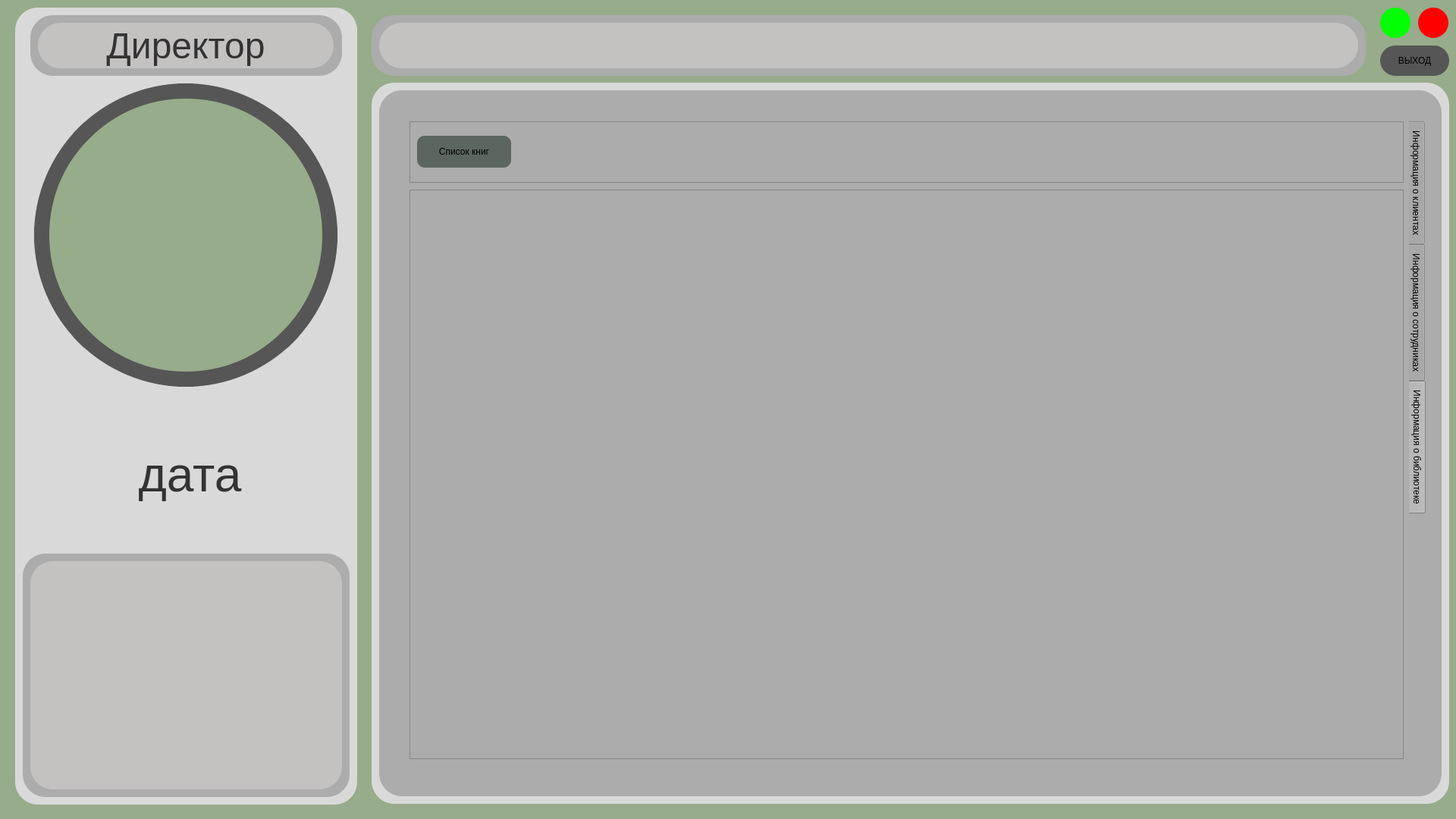
<?xml version="1.0" encoding="UTF-8"?>
<ui version="4.0">
 <class>DirectorMainWindow</class>
 <widget class="QWidget" name="DirectorMainWindow">
  <property name="geometry">
   <rect>
    <x>0</x>
    <y>0</y>
    <width>1920</width>
    <height>1080</height>
   </rect>
  </property>
  <property name="windowTitle">
   <string>Form</string>
  </property>
  <property name="styleSheet">
   <string notr="true">background-color: rgb(151, 172, 138);</string>
  </property>
  <widget class="QToolButton" name="toolButton">
   <property name="geometry">
    <rect>
     <x>1870</x>
     <y>10</y>
     <width>40</width>
     <height>40</height>
    </rect>
   </property>
   <property name="styleSheet">
    <string notr="true">background-color: rgb(255, 0, 0);
border-radius: 20px;</string>
   </property>
   <property name="text">
    <string/>
   </property>
  </widget>
  <widget class="QToolButton" name="toolButton_2">
   <property name="geometry">
    <rect>
     <x>1820</x>
     <y>10</y>
     <width>40</width>
     <height>40</height>
    </rect>
   </property>
   <property name="styleSheet">
    <string notr="true">background-color: rgb(0, 255, 0);
border-radius: 20px;</string>
   </property>
   <property name="text">
    <string/>
   </property>
  </widget>
  <widget class="QLabel" name="label">
   <property name="geometry">
    <rect>
     <x>45</x>
     <y>110</y>
     <width>400</width>
     <height>400</height>
    </rect>
   </property>
   <property name="font">
    <font>
     <pointsize>200</pointsize>
    </font>
   </property>
   <property name="styleSheet">
    <string notr="true">border-radius: 200px;</string>
   </property>
   <property name="text">
    <string/>
   </property>
   <property name="alignment">
    <set>Qt::AlignCenter</set>
   </property>
  </widget>
  <widget class="QLabel" name="label_2">
   <property name="geometry">
    <rect>
     <x>20</x>
     <y>10</y>
     <width>451</width>
     <height>1051</height>
    </rect>
   </property>
   <property name="styleSheet">
    <string notr="true">background-color: rgb(217, 217, 217);
border-radius: 30px;</string>
   </property>
   <property name="text">
    <string/>
   </property>
  </widget>
  <widget class="QLabel" name="label_3">
   <property name="geometry">
    <rect>
     <x>40</x>
     <y>20</y>
     <width>411</width>
     <height>80</height>
    </rect>
   </property>
   <property name="styleSheet">
    <string notr="true">background: #ACACAC;
border-radius: 30px;</string>
   </property>
   <property name="text">
    <string/>
   </property>
  </widget>
  <widget class="QLabel" name="label_4">
   <property name="geometry">
    <rect>
     <x>50</x>
     <y>30</y>
     <width>390</width>
     <height>60</height>
    </rect>
   </property>
   <property name="font">
    <font>
     <pointsize>36</pointsize>
    </font>
   </property>
   <property name="styleSheet">
    <string notr="true">background: #C4C1C1;
border-radius: 30px;
color: rgb(51,51,51);</string>
   </property>
   <property name="text">
    <string>Директор</string>
   </property>
   <property name="alignment">
    <set>Qt::AlignCenter</set>
   </property>
  </widget>
  <widget class="QLabel" name="label_5">
   <property name="geometry">
    <rect>
     <x>45</x>
     <y>110</y>
     <width>400</width>
     <height>400</height>
    </rect>
   </property>
   <property name="styleSheet">
    <string notr="true">border-radius: 200px;
background-color: transparent;
border: 20px solid rgb(86,86,86);</string>
   </property>
   <property name="text">
    <string/>
   </property>
  </widget>
  <widget class="QLabel" name="label_7">
   <property name="geometry">
    <rect>
     <x>30</x>
     <y>730</y>
     <width>431</width>
     <height>321</height>
    </rect>
   </property>
   <property name="styleSheet">
    <string notr="true">background: #ACACAC;
border-radius: 30px;</string>
   </property>
   <property name="text">
    <string/>
   </property>
  </widget>
  <widget class="QLabel" name="label_8">
   <property name="geometry">
    <rect>
     <x>40</x>
     <y>740</y>
     <width>411</width>
     <height>301</height>
    </rect>
   </property>
   <property name="styleSheet">
    <string notr="true">background: #C4C1C1;
border-radius: 30px;</string>
   </property>
   <property name="text">
    <string/>
   </property>
  </widget>
  <widget class="QTabWidget" name="tabWidget">
   <property name="geometry">
    <rect>
     <x>540</x>
     <y>160</y>
     <width>1341</width>
     <height>881</height>
    </rect>
   </property>
   <property name="styleSheet">
    <string notr="true">background-color: rgb(172, 172, 172);
selection-color: rgb(172, 172, 172);
gridline-color: rgb(172, 172, 172);
border-color: rgb(172, 172, 172);
border-bottom-color: rgb(172, 172, 172);
border-right-color: rgb(172, 172, 172);
</string>
   </property>
   <property name="tabPosition">
    <enum>QTabWidget::East</enum>
   </property>
   <property name="tabShape">
    <enum>QTabWidget::Rounded</enum>
   </property>
   <property name="currentIndex">
    <number>2</number>
   </property>
   <widget class="QWidget" name="tab">
    <property name="styleSheet">
     <string notr="true"/>
    </property>
    <attribute name="title">
     <string>Информация о клиентах</string>
    </attribute>
    <widget class="QFrame" name="frame">
     <property name="geometry">
      <rect>
       <x>0</x>
       <y>0</y>
       <width>1311</width>
       <height>81</height>
      </rect>
     </property>
     <property name="frameShape">
      <enum>QFrame::StyledPanel</enum>
     </property>
     <property name="frameShadow">
      <enum>QFrame::Raised</enum>
     </property>
     <widget class="QWidget" name="horizontalLayoutWidget">
      <property name="geometry">
       <rect>
        <x>10</x>
        <y>10</y>
        <width>1291</width>
        <height>61</height>
       </rect>
      </property>
      <layout class="QHBoxLayout" name="horizontalLayout">
       <item>
        <widget class="QPushButton" name="pushButton">
         <property name="styleSheet">
          <string notr="true">background-color: rgb(91, 102, 96);
border-radius: 10px;</string>
         </property>
         <property name="text">
          <string>
Список клиентов
</string>
         </property>
        </widget>
       </item>
       <item>
        <widget class="QLabel" name="label_20">
         <property name="text">
          <string/>
         </property>
        </widget>
       </item>
       <item>
        <widget class="QLabel" name="label_24">
         <property name="text">
          <string/>
         </property>
        </widget>
       </item>
       <item>
        <widget class="QLabel" name="label_23">
         <property name="text">
          <string/>
         </property>
        </widget>
       </item>
       <item>
        <widget class="QLabel" name="label_22">
         <property name="text">
          <string/>
         </property>
        </widget>
       </item>
       <item>
        <widget class="QLabel" name="label_21">
         <property name="text">
          <string/>
         </property>
        </widget>
       </item>
       <item>
        <widget class="QLabel" name="label_19">
         <property name="text">
          <string/>
         </property>
        </widget>
       </item>
       <item>
        <widget class="QLabel" name="label_18">
         <property name="text">
          <string/>
         </property>
        </widget>
       </item>
       <item>
        <widget class="QLabel" name="label_17">
         <property name="text">
          <string/>
         </property>
        </widget>
       </item>
       <item>
        <widget class="QLabel" name="label_16">
         <property name="text">
          <string/>
         </property>
        </widget>
       </item>
      </layout>
     </widget>
    </widget>
    <widget class="QFrame" name="frame_2">
     <property name="geometry">
      <rect>
       <x>0</x>
       <y>90</y>
       <width>1311</width>
       <height>751</height>
      </rect>
     </property>
     <property name="frameShape">
      <enum>QFrame::StyledPanel</enum>
     </property>
     <property name="frameShadow">
      <enum>QFrame::Raised</enum>
     </property>
     <widget class="QTableWidget" name="tableWidget_2">
      <property name="geometry">
       <rect>
        <x>10</x>
        <y>10</y>
        <width>1291</width>
        <height>731</height>
       </rect>
      </property>
      <property name="frameShape">
       <enum>QFrame::NoFrame</enum>
      </property>
      <property name="cornerButtonEnabled">
       <bool>false</bool>
      </property>
     </widget>
    </widget>
   </widget>
   <widget class="QWidget" name="tab_2">
    <attribute name="title">
     <string>Информация о сотрудниках</string>
    </attribute>
    <widget class="QFrame" name="frame_3">
     <property name="geometry">
      <rect>
       <x>0</x>
       <y>0</y>
       <width>1311</width>
       <height>81</height>
      </rect>
     </property>
     <property name="frameShape">
      <enum>QFrame::StyledPanel</enum>
     </property>
     <property name="frameShadow">
      <enum>QFrame::Raised</enum>
     </property>
     <widget class="QWidget" name="horizontalLayoutWidget_2">
      <property name="geometry">
       <rect>
        <x>10</x>
        <y>10</y>
        <width>1291</width>
        <height>61</height>
       </rect>
      </property>
      <layout class="QHBoxLayout" name="horizontalLayout_2">
       <item>
        <widget class="QPushButton" name="pushButton_2">
         <property name="styleSheet">
          <string notr="true">background-color: rgb(91, 102, 96);
border-radius: 10px;</string>
         </property>
         <property name="text">
          <string>
Список работников
</string>
         </property>
        </widget>
       </item>
       <item>
        <widget class="QLabel" name="label_25">
         <property name="text">
          <string/>
         </property>
        </widget>
       </item>
       <item>
        <widget class="QLabel" name="label_26">
         <property name="text">
          <string/>
         </property>
        </widget>
       </item>
       <item>
        <widget class="QLabel" name="label_27">
         <property name="text">
          <string/>
         </property>
        </widget>
       </item>
       <item>
        <widget class="QLabel" name="label_28">
         <property name="text">
          <string/>
         </property>
        </widget>
       </item>
       <item>
        <widget class="QLabel" name="label_29">
         <property name="text">
          <string/>
         </property>
        </widget>
       </item>
       <item>
        <widget class="QLabel" name="label_30">
         <property name="text">
          <string/>
         </property>
        </widget>
       </item>
       <item>
        <widget class="QLabel" name="label_31">
         <property name="text">
          <string/>
         </property>
        </widget>
       </item>
       <item>
        <widget class="QLabel" name="label_32">
         <property name="text">
          <string/>
         </property>
        </widget>
       </item>
       <item>
        <widget class="QLabel" name="label_33">
         <property name="text">
          <string/>
         </property>
        </widget>
       </item>
      </layout>
     </widget>
    </widget>
    <widget class="QFrame" name="frame_4">
     <property name="geometry">
      <rect>
       <x>0</x>
       <y>90</y>
       <width>1311</width>
       <height>741</height>
      </rect>
     </property>
     <property name="frameShape">
      <enum>QFrame::StyledPanel</enum>
     </property>
     <property name="frameShadow">
      <enum>QFrame::Raised</enum>
     </property>
     <widget class="QTableWidget" name="tableWidget_3">
      <property name="geometry">
       <rect>
        <x>10</x>
        <y>10</y>
        <width>1291</width>
        <height>721</height>
       </rect>
      </property>
      <property name="frameShape">
       <enum>QFrame::NoFrame</enum>
      </property>
     </widget>
    </widget>
   </widget>
   <widget class="QWidget" name="tab_3">
    <attribute name="title">
     <string>Информация о библиотеке</string>
    </attribute>
    <widget class="QFrame" name="frame_5">
     <property name="geometry">
      <rect>
       <x>0</x>
       <y>0</y>
       <width>1311</width>
       <height>81</height>
      </rect>
     </property>
     <property name="frameShape">
      <enum>QFrame::StyledPanel</enum>
     </property>
     <property name="frameShadow">
      <enum>QFrame::Raised</enum>
     </property>
     <widget class="QWidget" name="horizontalLayoutWidget_3">
      <property name="geometry">
       <rect>
        <x>10</x>
        <y>10</y>
        <width>1291</width>
        <height>61</height>
       </rect>
      </property>
      <layout class="QHBoxLayout" name="horizontalLayout_3">
       <item>
        <widget class="QPushButton" name="pushButton_3">
         <property name="styleSheet">
          <string notr="true">background-color: rgb(91, 102, 96);
border-radius: 10px;</string>
         </property>
         <property name="text">
          <string>
Список книг
</string>
         </property>
        </widget>
       </item>
       <item>
        <widget class="QLabel" name="label_34">
         <property name="text">
          <string/>
         </property>
        </widget>
       </item>
       <item>
        <widget class="QLabel" name="label_35">
         <property name="text">
          <string/>
         </property>
        </widget>
       </item>
       <item>
        <widget class="QLabel" name="label_36">
         <property name="text">
          <string/>
         </property>
        </widget>
       </item>
       <item>
        <widget class="QLabel" name="label_37">
         <property name="text">
          <string/>
         </property>
        </widget>
       </item>
       <item>
        <widget class="QLabel" name="label_38">
         <property name="text">
          <string/>
         </property>
        </widget>
       </item>
       <item>
        <widget class="QLabel" name="label_39">
         <property name="text">
          <string/>
         </property>
        </widget>
       </item>
       <item>
        <widget class="QLabel" name="label_40">
         <property name="text">
          <string/>
         </property>
        </widget>
       </item>
       <item>
        <widget class="QLabel" name="label_41">
         <property name="text">
          <string/>
         </property>
        </widget>
       </item>
       <item>
        <widget class="QLabel" name="label_42">
         <property name="text">
          <string/>
         </property>
        </widget>
       </item>
      </layout>
     </widget>
    </widget>
    <widget class="QFrame" name="frame_6">
     <property name="geometry">
      <rect>
       <x>0</x>
       <y>90</y>
       <width>1311</width>
       <height>751</height>
      </rect>
     </property>
     <property name="frameShape">
      <enum>QFrame::StyledPanel</enum>
     </property>
     <property name="frameShadow">
      <enum>QFrame::Raised</enum>
     </property>
     <widget class="QTableWidget" name="tableWidget">
      <property name="geometry">
       <rect>
        <x>10</x>
        <y>10</y>
        <width>1291</width>
        <height>731</height>
       </rect>
      </property>
      <property name="frameShape">
       <enum>QFrame::NoFrame</enum>
      </property>
      <attribute name="horizontalHeaderMinimumSectionSize">
       <number>0</number>
      </attribute>
     </widget>
    </widget>
   </widget>
  </widget>
  <widget class="QLabel" name="label_6">
   <property name="geometry">
    <rect>
     <x>490</x>
     <y>109</y>
     <width>1421</width>
     <height>951</height>
    </rect>
   </property>
   <property name="styleSheet">
    <string notr="true">background-color: rgb(217, 217, 217);
border-radius: 30px;</string>
   </property>
   <property name="text">
    <string/>
   </property>
  </widget>
  <widget class="QLabel" name="label_9">
   <property name="geometry">
    <rect>
     <x>500</x>
     <y>119</y>
     <width>1401</width>
     <height>931</height>
    </rect>
   </property>
   <property name="styleSheet">
    <string notr="true">background-color: rgb(172, 172, 172);
border-radius: 30px;</string>
   </property>
   <property name="text">
    <string/>
   </property>
  </widget>
  <widget class="QLabel" name="label_10">
   <property name="geometry">
    <rect>
     <x>1855</x>
     <y>160</y>
     <width>3</width>
     <height>881</height>
    </rect>
   </property>
   <property name="styleSheet">
    <string notr="true">background-color: rgb(172, 172, 172);</string>
   </property>
   <property name="text">
    <string/>
   </property>
  </widget>
  <widget class="QLabel" name="label_11">
   <property name="geometry">
    <rect>
     <x>530</x>
     <y>1005</y>
     <width>1341</width>
     <height>41</height>
    </rect>
   </property>
   <property name="styleSheet">
    <string notr="true">background-color: rgb(172, 172, 172);</string>
   </property>
   <property name="text">
    <string/>
   </property>
  </widget>
  <widget class="QLabel" name="DATA">
   <property name="geometry">
    <rect>
     <x>70</x>
     <y>580</y>
     <width>361</width>
     <height>91</height>
    </rect>
   </property>
   <property name="font">
    <font>
     <pointsize>48</pointsize>
    </font>
   </property>
   <property name="styleSheet">
    <string notr="true">background-color: rgb(217, 217, 217);
color: rgb(51, 51, 51);</string>
   </property>
   <property name="text">
    <string>дата</string>
   </property>
   <property name="alignment">
    <set>Qt::AlignCenter</set>
   </property>
  </widget>
  <widget class="QLabel" name="label_14">
   <property name="geometry">
    <rect>
     <x>500</x>
     <y>30</y>
     <width>1291</width>
     <height>60</height>
    </rect>
   </property>
   <property name="font">
    <font>
     <pointsize>36</pointsize>
    </font>
   </property>
   <property name="styleSheet">
    <string notr="true">background: #C4C1C1;
border-radius: 30px;
color: rgb(51,51,51);</string>
   </property>
   <property name="text">
    <string/>
   </property>
   <property name="alignment">
    <set>Qt::AlignCenter</set>
   </property>
  </widget>
  <widget class="QLabel" name="label_15">
   <property name="geometry">
    <rect>
     <x>490</x>
     <y>20</y>
     <width>1311</width>
     <height>80</height>
    </rect>
   </property>
   <property name="styleSheet">
    <string notr="true">background: #ACACAC;
border-radius: 30px;</string>
   </property>
   <property name="text">
    <string/>
   </property>
  </widget>
  <widget class="QToolButton" name="toolButton_3">
   <property name="geometry">
    <rect>
     <x>1820</x>
     <y>60</y>
     <width>91</width>
     <height>40</height>
    </rect>
   </property>
   <property name="styleSheet">
    <string notr="true">background-color: rgb(86, 86, 86);
border-radius: 20px;</string>
   </property>
   <property name="text">
    <string>ВЫХОД</string>
   </property>
  </widget>
  <zorder>label_15</zorder>
  <zorder>toolButton</zorder>
  <zorder>toolButton_2</zorder>
  <zorder>label_2</zorder>
  <zorder>label_3</zorder>
  <zorder>label_4</zorder>
  <zorder>label</zorder>
  <zorder>label_7</zorder>
  <zorder>label_8</zorder>
  <zorder>label_6</zorder>
  <zorder>label_9</zorder>
  <zorder>tabWidget</zorder>
  <zorder>label_10</zorder>
  <zorder>label_11</zorder>
  <zorder>DATA</zorder>
  <zorder>label_14</zorder>
  <zorder>label_5</zorder>
  <zorder>toolButton_3</zorder>
 </widget>
 <resources/>
 <connections/>
</ui>
